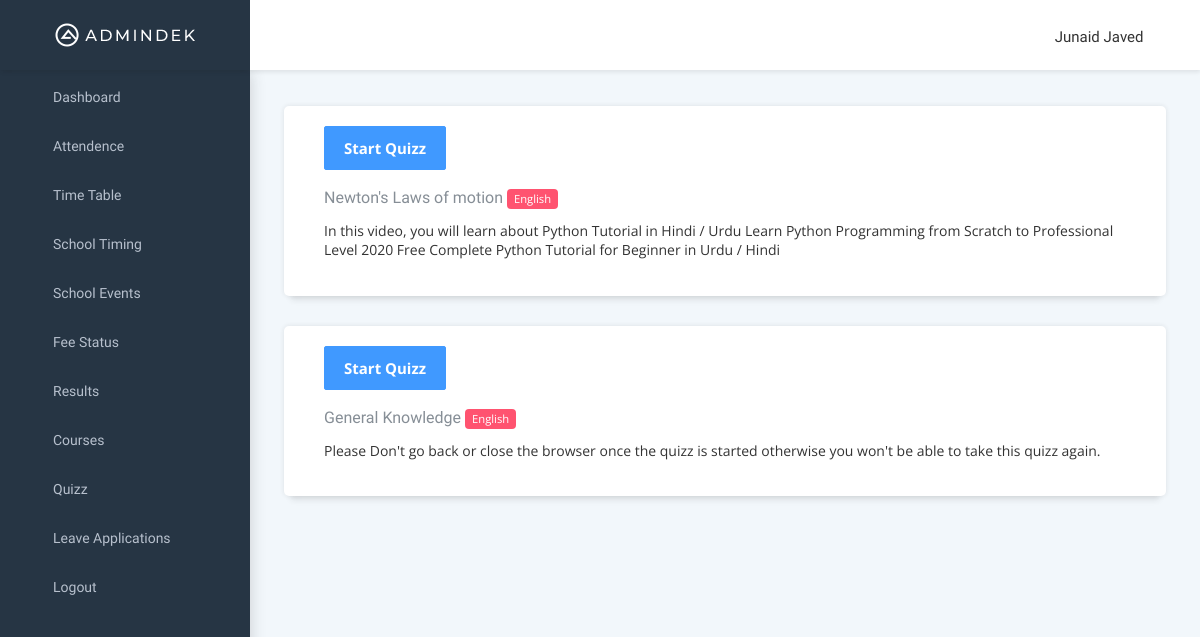
Screenshot of /quizz/ (signed in) with the database file from the repository.
### users/models.py (models this page shows, shortened)
class User(AbstractBaseUser, PermissionsMixin):
    first_name = models.CharField(max_length=150)
    last_name = models.CharField(max_length=150)
    role = models.CharField(choices=ROLE_CHOICES,
                            max_length=15, default='Student')
    grade = models.ForeignKey(
        Grade, on_delete=models.SET_NULL, blank=True, null=True)
    created_date = models.DateTimeField(default=timezone.now)
    user_name = models.CharField(max_length=40, unique=True)
    email = models.EmailField(unique=True)
    is_staff = models.BooleanField(default=False)
    is_active = models.BooleanField(default=False)
    image = CloudinaryField('image', folder='avatars',
                            default=env('DEFAULT_AVATAR'))
    USERNAME_FIELD = 'user_name'
    REQUIRED_FIELDS = ['email', 'role', 'first_name', 'last_name', ]
    objects = CustomAccountManger()

### quiz/models.py (models this page shows, shortened)
class Quizz(models.Model):
    title = models.CharField(max_length=100, blank=True, null=True)
    subtitle = models.CharField(max_length=250, blank=True, null=True)
    total_questions = models.IntegerField(default=10)
    passing_percentage = models.IntegerField(default=40)
    time_in_minutes = models.IntegerField(default=10)
    thumbnail = CloudinaryField('thumbnail', folder='thumbnails',
                                default=env('DEFAULT_THUMBNAIL'))
    course = models.ForeignKey(
        Course, on_delete=models.CASCADE, null=True, blank=True)
    attempted_students = models.ManyToManyField(
        User,  blank=True)

### lessons/models.py (models this page shows, shortened)
class Course(models.Model):
    name = models.CharField(max_length=20)
    teacher = models.CharField(max_length=20)
    grade = models.ForeignKey(
        Grade, on_delete=models.CASCADE, null=True, blank=True)

### users/decorators.py (the view)
        def wrapper_func(request, *args, **kwargs):
            if not request.user.is_authenticated:
                return redirect('login')
            if request.user.role in roles:
                return view_func(request, *args, **kwargs)
            else:
                logout(request)
                return redirect('login')

### quiz/views.py (called while the page is built)
@allowed_only(roles=["Admin", 'Student'])
def quizz_view(request):
    quizz_list = Quizz.objects.filter(
        course__grade=request.user.grade).exclude(attempted_students__id=request.user.id)
    context = {'quizz_list': quizz_list}
    return render(request, 'quiz/quizz_list.html', context)

### quiz/templates/quiz/quizz_list.html (shortened to what this page needs)
{% extends 'header.html' %} {% load cloudinary %} {% block title %}My Quizz{% endblock %} {% load embed_video_tags %} {% block content %}
<div class="row card-block">
  <div class="col-md-12">
    <ul class="list-view m-t-15">
      {% for quizz in quizz_list.all %}
      <li>
        <div class="card list-view-media">
          <div class="card-block">
            <div class="media">
              <div class="media-body">
                <div class="col-xs-12">
                  <a href="{% url 'quizz' quizz.id %}" class="mb-3 btn btn-primary font-weight-bold text-white">Start Quizz</a>
                </div>
                <div class="f-13 text-muted m-b-5">
                  <h6 class="d-inline-block">{{quizz.title}}</h6>
                  <label class="label label-danger">{{quizz.course.name}}</label>
                </div>
                <p>{{quizz.subtitle|truncatechars:197}}</p>
              </div>
            </div>
          </div>
        </div>
      </li>
      {% endfor %}
    </ul>
  </div>
</div>
{% endblock content %}

### templates/navbar.html (shortened to what this page needs)
{% load static %} {% load cloudinary %}
<nav class="navbar header-navbar pcoded-header">
  <div class="navbar-wrapper">
    <div class="navbar-logo">
      <a href="{% url 'home' %}">
        <img class="img-fluid" src="{% static 'images/logo.png' %}" alt="Theme-Logo" />
      </a>
      <a class="mobile-menu" id="mobile-collapse" href="#!">
        <i class="feather icon-menu icon-toggle-right"></i>
      </a>
    </div>
    <div class="navbar-container container-fluid">
      <ul class="nav-left">
        <li>
          <a href="#!" onclick="if (!window.__cfRLUnblockHandlers) return false; javascript:toggleFullScreen()" class="waves-effect waves-light" data-cf-modified-d8424a08d31b5b8b406fded2-="">
            <i class="full-screen feather icon-maximize"></i>
          </a>
        </li>
      </ul>
      <ul class="nav-right no-select d-flex align-items-center mt-1">
        <li class="user-profile header-notification">
          <div class="dropdown-primary dropdown">
            <div class="dropdown-toggle" data-toggle="dropdown">
              <span>{{request.user.first_name}} {{request.user.last_name}}</span>
              <i class="feather icon-chevron-down"></i>
            </div>
          </div>
        </li>
      </ul>
    </div>
  </div>
</nav>

### static/styles/feather.css (style rules this page uses)
.feather { font-family:feather!important;speak:none;font-style:normal;font-weight:400;font-variant:normal;text-transform:none;line-height:1;-webkit-font-smoothing:antialiased;-moz-osx-font-smoothing:grayscale }
.icon-chevron-down:before { content:"\e842" }
.icon-menu:before { content:"\e88f" }
.icon-toggle-right:before { content:"\e8d9" }
.icon-maximize:before { content:"\e908" }

### static/styles/custom.css (style rules this page uses)
.no-select { -webkit-user-select: none; -moz-user-select: none; -ms-user-select: none; user-select: none; }

### rows the page displays
User: user.first_name "Junaid", user.last_name "Javed"
Quizz: title "Newton's Laws of motion", course.name "English", subtitle "In this video, you will learn about Python Tutorial in Hindi / Urdu Learn Python Programming from Scratch to Professional Level 2020 Free Complete Python Tutorial for Beginner in Urdu / Hindi"
Quizz: title "General Knowledge", course.name "English", subtitle "Please Don't go back or close the browser once the quizz is started otherwise you won't be able to take this quizz again."
